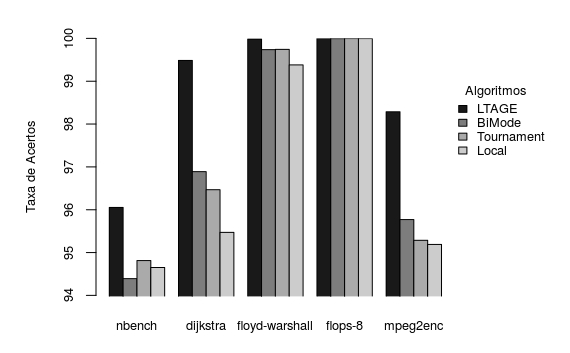

Reproduce this figure in R.
acertos <- matrix(c(96.054,	94.392,	94.814,	94.652, 
                    99.486, 96.889,	96.467,	95.472, 
                    99.982,	99.738, 99.744,	99.381, 
                    99.996,	99.994,	99.996, 99.996, 
                    98.287,	95.771,	95.287,	95.190), ncol=4, byrow=TRUE)

colnames(acertos) <- c("LTAGE","BiMode","Tournament", "Local")
rownames(acertos) <- c("nbench","dijkstra","floyd-warshall", "flops-8", "mpeg2enc")
ac_data <- as.table(t(acertos))

ac_data 

par(xpd = TRUE, mar=c(3, 5, 2, 6), oma=c(0,0,0,0))
barplot(as.matrix(ac_data),
        ylab="Taxa de Acertos", cex.lab=0.8,
        cex.axis = 0.8,
        beside=TRUE, ylim=c(94, 100), xpd = FALSE,
        cex.names = 0.8,
        col=grey.colors(n = 4, start = 0.1, end = 0.8))

legend(25.5, 99, colnames(acertos), cex=0.8, title="Algoritmos", bty="n", fill=grey.colors(n = 4, start = 0.1, end = 0.8));
